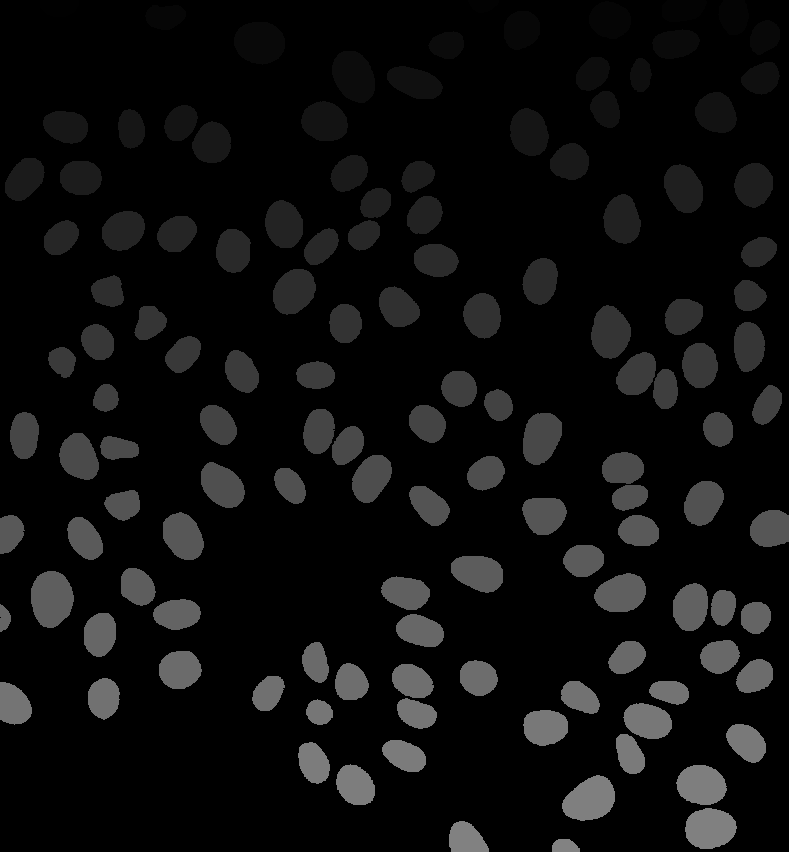
#> input picture napari-cellpose-blobs.tif, 789 x 852 px
$ python image_crop.py ../napari-cellpose-blobs.tif 5 5 100 100 out.png
#> lines starting #> are read from the running program, lines starting #| are printed output that depends on the picture; after the words box and inside, x2 and y2 are one past the last pixel; in counts of white or black regions, pixels touching at a corner belong together
import argparse
from PIL import Image


def crop_image(input_path, x, y, width, height, output_path):
#> called with input_path = '../napari-cellpose-blobs.tif', x = 5, y = 5, width = 100, height = 100, output_path = 'out.png'
    try:
        # Open the image
        image = Image.open(input_path)
#> image is the input picture: PIL image 789x852 I;16; min 0, max 130, mean 13.5

        # Calculate crop boundaries
        left = int(x)
        top = int(y)
        right = int(x + width)
        bottom = int(y + height)

        # Perform the crop
        cropped_image = image.crop((left, top, right, bottom))
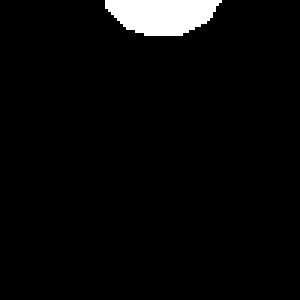
#> cropped_image: PIL image 100x100 I;16 (shown 3 times larger); values 0 (black) and 1 (white), 3.6% white; 1 white region, box (x1, y1, x2, y2) and area: (35, 0, 74, 12) 357

        # Save the cropped image
        cropped_image.save(output_path)

        print(f"Cropped image saved as {output_path}")
    except Exception as e:
        print("Error: Failed to crop the image.")
        print(e)


if __name__ == "__main__":
    # Parse command line arguments
    parser = argparse.ArgumentParser(description="Crop an image using specified coordinates.")
    parser.add_argument("input", help="Input image path")
    parser.add_argument("x", type=int, help="X-coordinate for cropping")
    parser.add_argument("y", type=int, help="Y-coordinate for cropping")
    parser.add_argument("width", type=int, help="Width of the crop rectangle")
    parser.add_argument("height", type=int, help="Height of the crop rectangle")
    parser.add_argument("output", help="Output image path")
    args = parser.parse_args()

    # Call the crop_image function with provided arguments
    crop_image(args.input, args.x, args.y, args.width, args.height, args.output)
